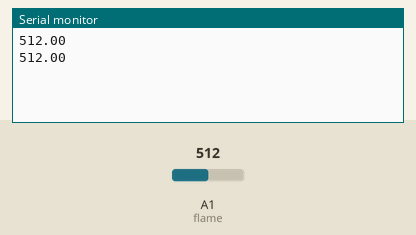
Bench run of a sketch on a simulated Arduino Uno, built with avr-gcc and run on an emulated ATmega328P. Shown: the last lines printed to the serial monitor. Inputs (shaded band) come from the test bench; at power-on: A1 (flame) = 512.

Above: at 1.8 s.
1.9 s: A1 (flame) set to 716
At 2.5 s:
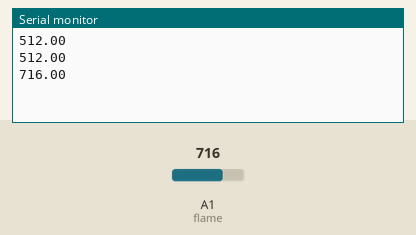
3.4 s: A1 (flame) set to 900
At 4.8 s:
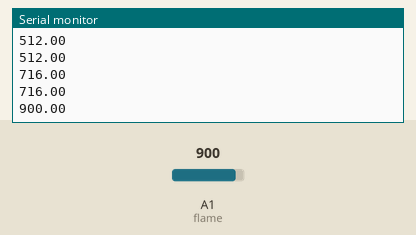
Timing chart, 0 to 6.4 s (numbered marks = the images above; inputs shaded):
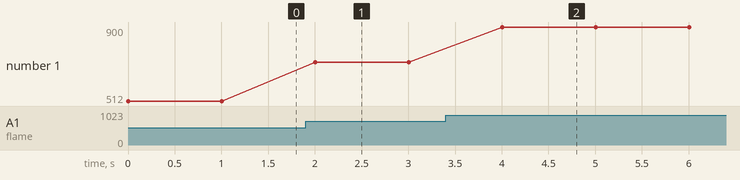

Measured:
- after the input at 1.9 s, the serial monitor: prints a new line after 0.10 s (image 1)
- after the input at 3.4 s, the serial monitor: prints a new line after 0.60 s (image 2)
- plotted number 1: 512 → 716 after the input at 1.9 s, 716 → 900 after the input at 3.4 s

The sketch:

sketch_mar05c.ino
```cpp
int ThermistorPin = 0;
int Vo;
float flame = A1;
float R1 = 10000;
float logR2, R2, T, Tc, Tf;
float c1 = 1.009249522e-03, c2 = 2.378405444e-04, c3 = 2.019202697e-07;

void setup() {
Serial.begin(9600);
}

void loop() {

  /*Vo = analogRead(ThermistorPin);
  R2 = R1 * (1023.0 / (float)Vo -1.0 );
  logR2 = log(R2);
  T = (1.0 / (c1 + c2*logR2 + c3*logR2*logR2*logR2));
  Tc = T - 273.15;

  Serial.print("Temperature: ");

  Serial.print(Tc);
  Serial.println(" C");

  delay(500);
  */
  R1 = analogRead(flame);
  Serial.println(R1);
  delay(1000);

}
```
